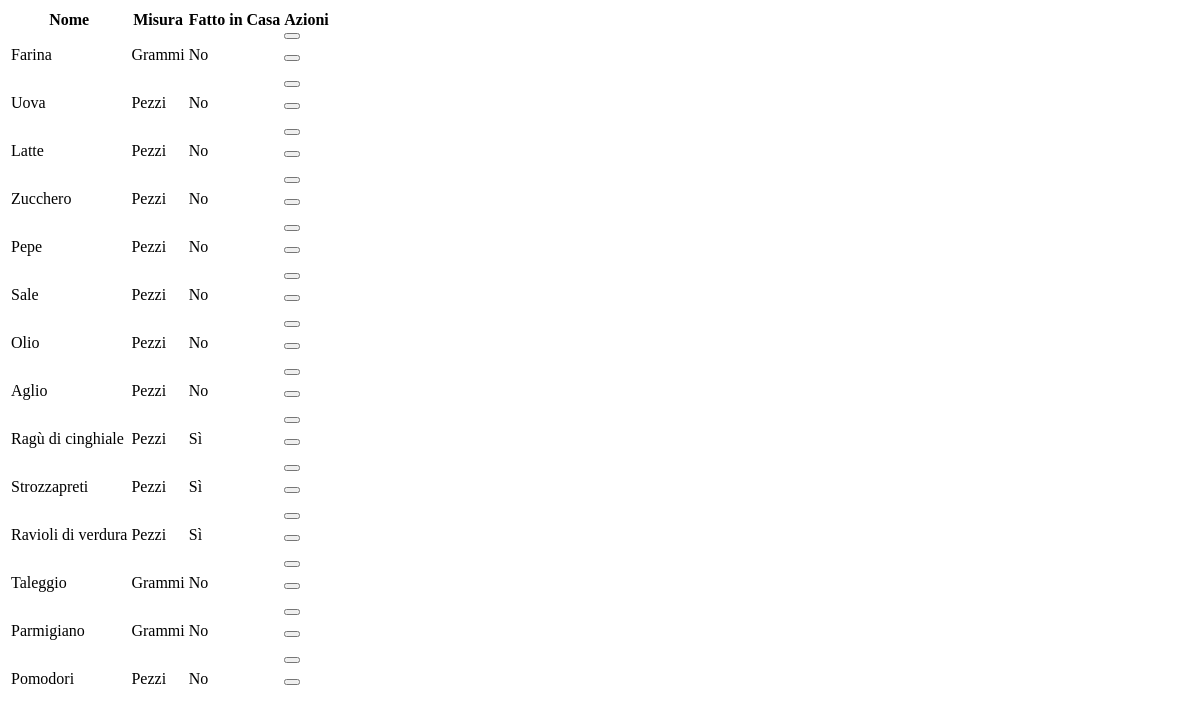
Page /menu/tabellaIngredienti (signed in) on the earlier database version.
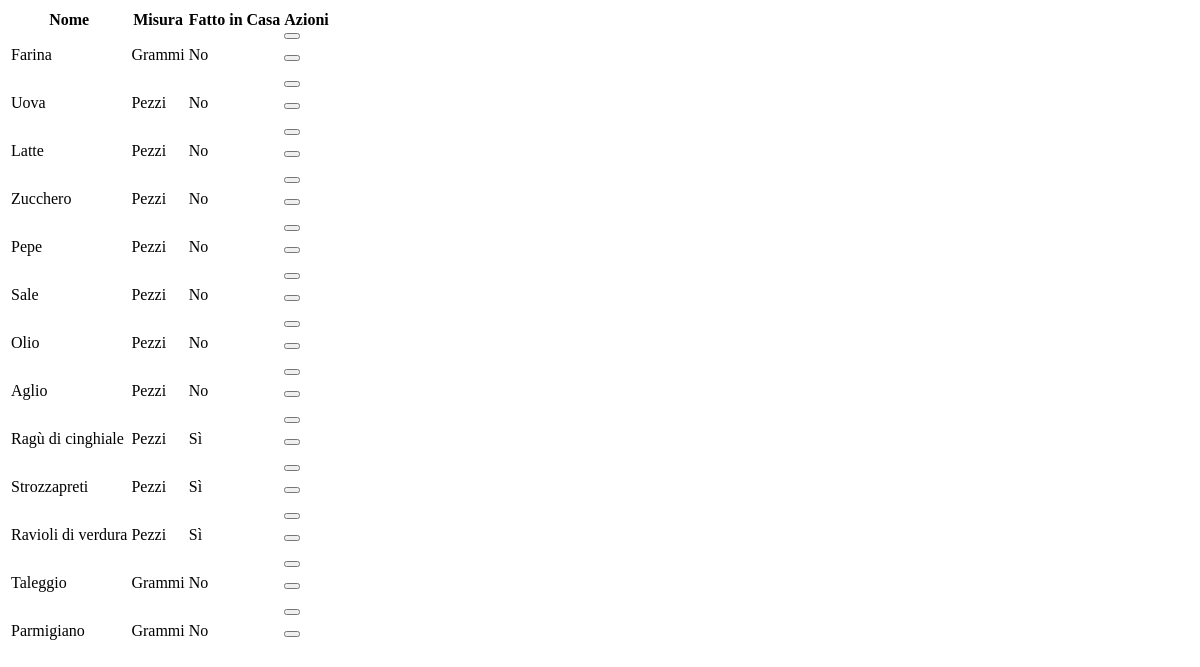
Same page on the later database version.
### gestioneMenu/models.py (models this page shows, shortened)
class Ingrediente(models.Model):
    nome = models.CharField(max_length=100)
    idMisura = models.ForeignKey(Misura, on_delete=models.CASCADE)
    fattoInCasa = models.BooleanField()
    class Meta:
        verbose_name = 'Ingrediente'
        verbose_name_plural = 'Ingredienti'

class Misura(models.Model):
    nome = models.CharField(max_length=50)
    def __str__(self):
        return self.nome
    class Meta:
        verbose_name = 'Misura'
        verbose_name_plural = 'Misure'

### gestioneMenu/views.py (the view)
# urls.py: path('tabellaIngredienti', views.tabellaIngredienti, name='tabellaIngredienti'),
@login_required
def tabellaIngredienti(request):
    ingredienti = Ingrediente.objects.all()
    return render(request, 'ingredienti/tabellaIngredienti.html', {'ingredienti' : ingredienti,'permessiAzioni': request.user.has_perm('gestioneMenu.delete_Ingrediente')})

### gestioneMenu/templates/ingredienti/tabellaIngredienti.html (shortened to what this page needs)
<table class="table table-primary">
    <thead>
      <tr>
        <th scope="col">Nome</th>
        <th scope="col">Misura</th>
        <th scope="col">Fatto in Casa</th>
        {% if permessiAzioni %}
        <th scope="col">Azioni</th>
        {% endif %}
      </tr>
    </thead>
    <tbody>
        {% for ingrediente in ingredienti %}
        <tr>
            <td>
              {{ ingrediente.nome }}
            </td>
            <td>
              {{ ingrediente.idMisura }}
            </td>
            <td>
                {% if ingrediente.fattoInCasa %}
                Sì
                {% else %}
                No
                {% endif %}
            </td>
            {% if permessiAzioni %}
            <td>
              <div class="row">
                <div class="col-sm-6 col-md-3">
                  <form hx-post="{% url 'modificaIngrediente' %}" hx-target="#divNotifica">
                    <button type="submit" class="buttonSubmit"></button>
                  </form>
                </div>
                <div class="col-sm-6 col-md-3">
                  <form hx-post="{% url 'confirmEliminaIngrediente' %}" hx-target="#dialog" @click="dialogOpen=true">
                    <button type="submit" class="buttonSubmit"></button>
                  </form>
                </div>
              </div>
            </td>
            {% endif %}
        </tr>
        {% endfor %}
    </tbody>
  </table>

Differences in the rows shown:
removed Ingrediente: nome "Pomodori", idMisura "Pezzi", fattoInCasa "No"
